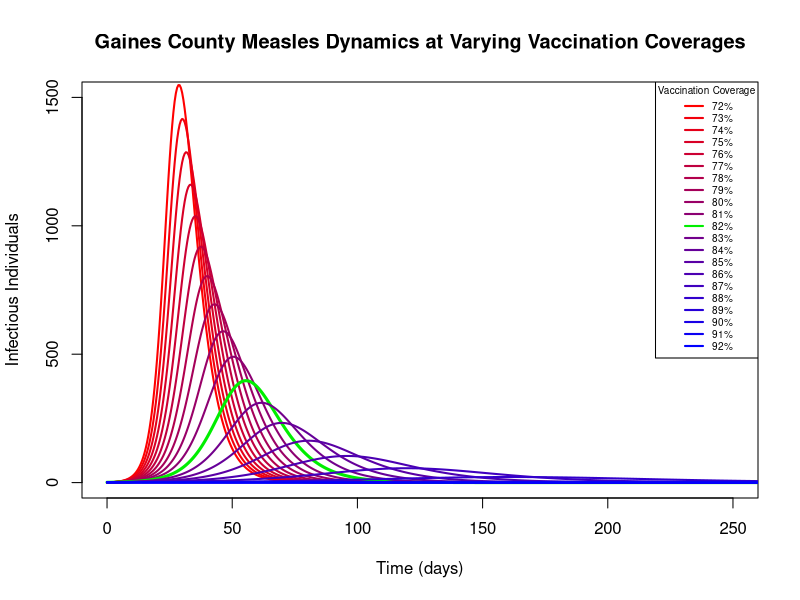
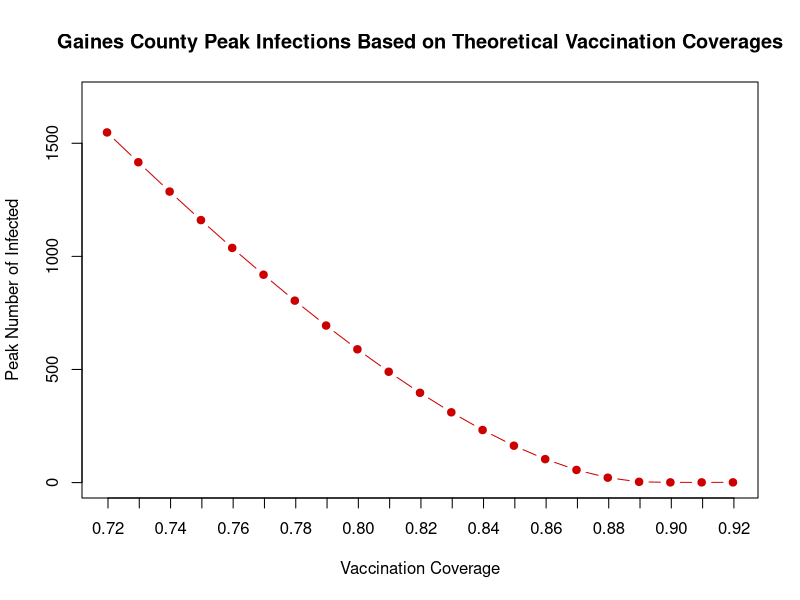

Reproduce these figures in R, in order.
library("deSolve")

#one year in days
times <- seq(0, 365, by = 0.5)

#Parameters for Gaines County
GainesPop <- 23289 

#Parameters
Pars <- c(
  ###constant disease parameters###
  g = 1/4,   # Recovery rate
  e = 0.97,  #Vaccination efficiency (assumes all vaccinated have had both vaccines)
  B = 1.26, # Transmission rate (will be multiplied by individual contact rates)
  
  ###contact rates###
  cgg = 1.5,   # Gaines → Gaines contact rate
  
  ###county populations###
  Ng  = GainesPop
)

#Dynamical Equations
SIRODE <- function(t, state, pars) {
  with(as.list(c(state, pars)), {
    
    # Gaines County dynamics
    dSg <- - (B* cgg * Sg * Ig) / Ng
    dVg <- - (B* cgg * Ig * Vg * (1-e)) / Ng
    dIg <- ((B* cgg * Sg * Ig) / Ng) + ((B* cgg * Ig * Vg * (1-e)) / Ng) - (g * Ig)
    dRg <- g * Ig
    
    list(c(dSg, dVg, dIg, dRg))
  })
}

#Vaccination coverages to test (10% less-10% more than actual)
VaccCovSeq <- seq(0.7197, 0.9197, by = 0.01)

#plot
plot(NULL, xlim = c(0, 250), ylim = c(0, 1500), xlab = "Time (days)", ylab = "Infectious Individuals", 
     main = "Gaines County Measles Dynamics at Varying Vaccination Coverages")
#set color vector to gradient
cols <- colorRampPalette(c("red", "blue"))(length(VaccCovSeq))

#run model for each vaccination rate
for (i in 1:length(VaccCovSeq)) {
  
  GainesVaccinationCov <- VaccCovSeq[i]
  Sg <- (GainesPop*(1-GainesVaccinationCov)) - 1  # Susceptible = total pop(unvaccinated pop) - 1 infected
  Vg <- GainesVaccinationCov*GainesPop           # Vaccinated
  Ig <- 1       # Infected
  Rg <- 0       # Recovered
  
  #Initial Conditions Vector
  StateIC <- c(Sg = Sg, Vg = Vg, Ig = Ig, Rg = Rg)
  
  #ODE
  Output <- lsoda(StateIC, times, SIRODE, Pars)
  
  #Plot number of infectious individuals over time
  if (GainesVaccinationCov == 0.8197) {
    lines(Output[, "time"], Output[, "Ig"], col = "green2", lwd = 3)
  } else {
    lines(Output[, "time"], Output[, "Ig"], col = cols[i], lwd = 2)
  }
}
#legend: print vaccination rates rounded to nearest percent
legend("topright", legend = paste0(round(VaccCovSeq*100, 1), "%"), col = c(cols[1:which(round(VaccCovSeq, 4)==0.8197)-1], "green2", cols[(which(round(VaccCovSeq, 4)==0.8197)+1):length(VaccCovSeq)]), 
       lwd = 2, cex = 0.6, title = "Vaccination Coverage")


######Second Plot#####

#Vector to store peak infected values
PeakInfected <- numeric(length(VaccCovSeq))

#Run model for each vaccination rate and record peak infected
for (i in 1:length(VaccCovSeq)) {
  
  GainesVaccinationCov <- VaccCovSeq[i]
  Sg <- (GainesPop*(1-GainesVaccinationCov)) - 1
  Vg <- GainesVaccinationCov*GainesPop
  Ig <- 1
  Rg <- 0
  
  StateIC <- c(Sg = Sg, Vg = Vg, Ig = Ig, Rg = Rg)
  
  Output <- lsoda(StateIC, times, SIRODE, Pars)
  
  #Peak infected numbers
  PeakInfected[i] <- max(Output[, "Ig"])
}


#Plot
plot(VaccCovSeq, PeakInfected, type = "b", pch = 19, col = "red3",
     xlab = "Vaccination Coverage", ylab = "Peak Number of Infected",
     main = "Gaines County Peak Infections Based on Theoretical Vaccination Coverages",
     ylim = c(0, max(PeakInfected)*1.1), xaxt = "n", yaxt = "n")
axis(side = 1, at = seq(0.72, 0.92, by = 0.01))
axis(side = 2, at = seq(0, 1500, by = 500))
